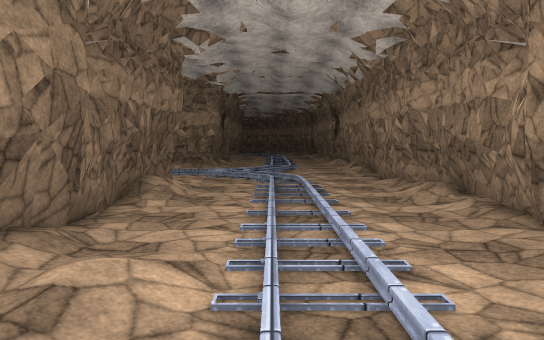
[1] (above)

18 first-person views from a walk through a Unity game level. The camera is 1.5 m above the floor, tilts 4° down and sees 70° across. The floor is counted in squares, 2 m on a side. Each view is taken from the middle of a square. On the plan, view 1 faces up. The plan holds only what a view shows up to about 12 squares ahead; the rest is blank. The place goes on beyond the plan. The player is left out. Some animated figures are left out. Surface patterns are stand-ins for the level's own textures.

[2]
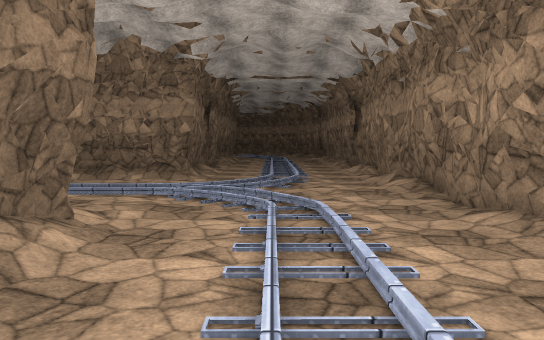

[3]
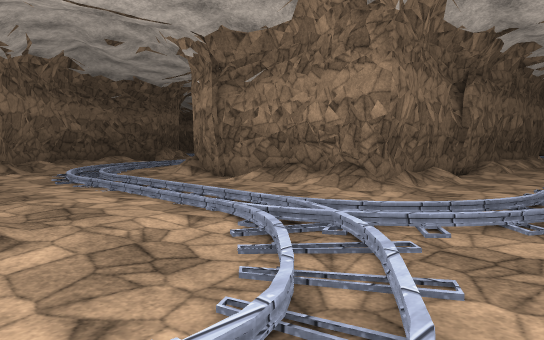

[4]
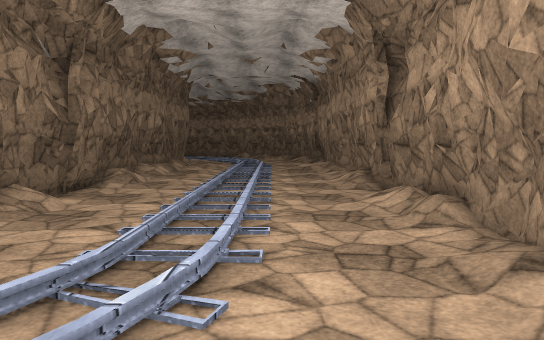

[5]
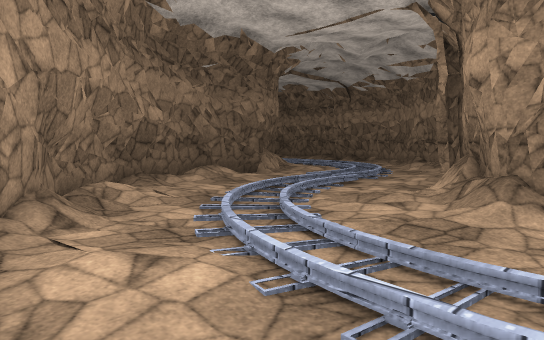

[6]
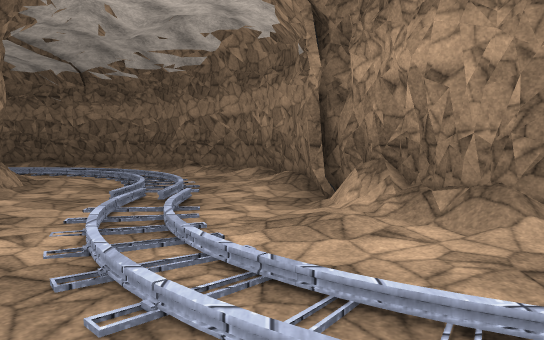

[7]
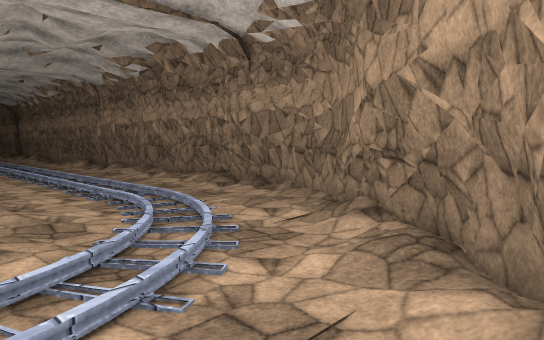

[8]
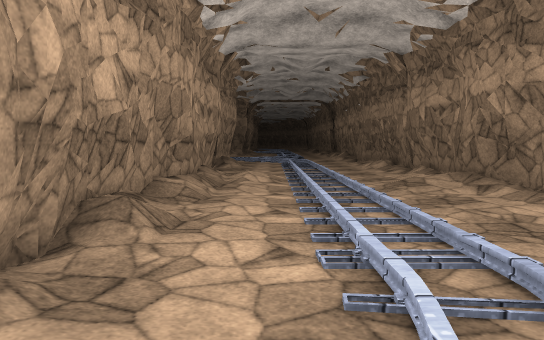

[9]
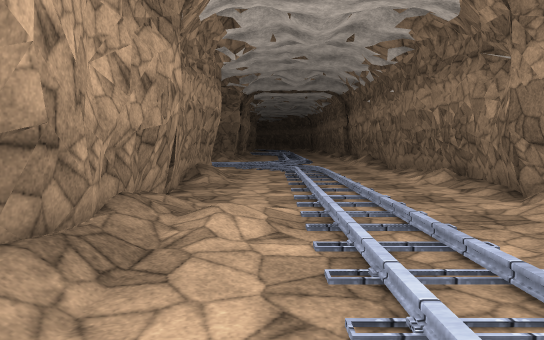

[10]
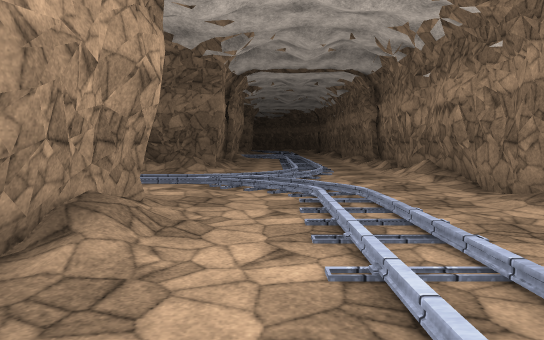

[11]
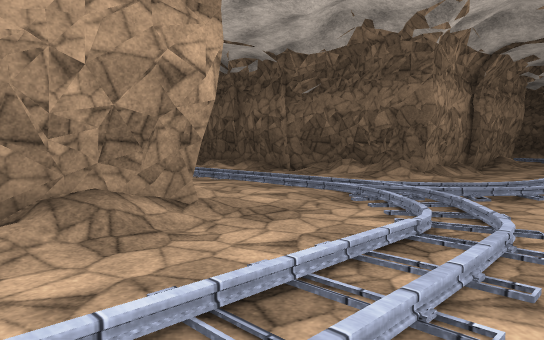

[12]
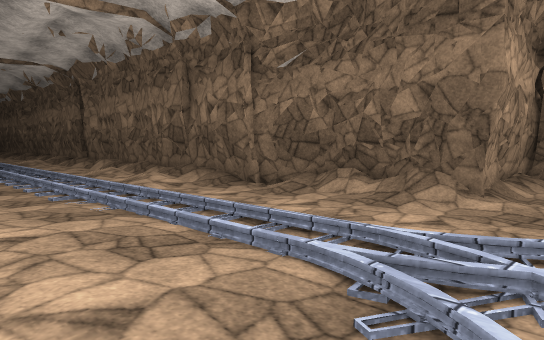

[13]
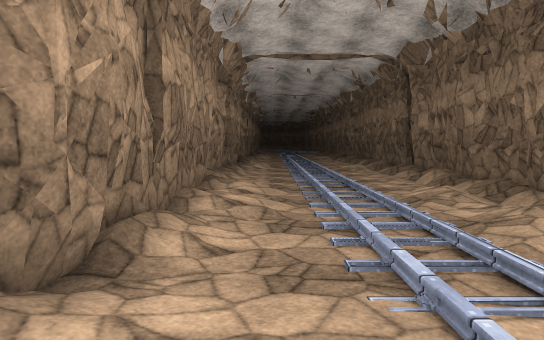

[14]
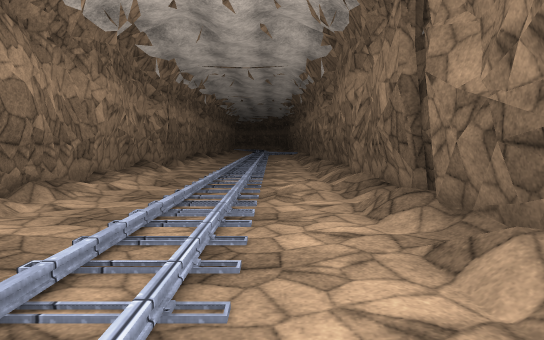

[15]
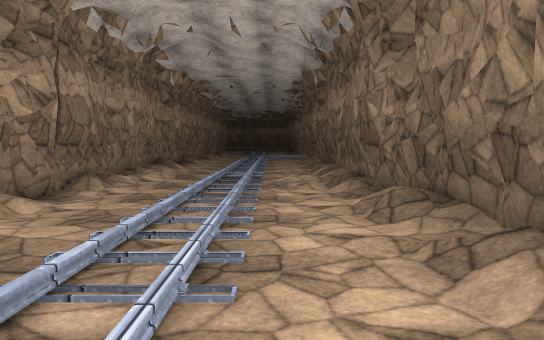

[16]
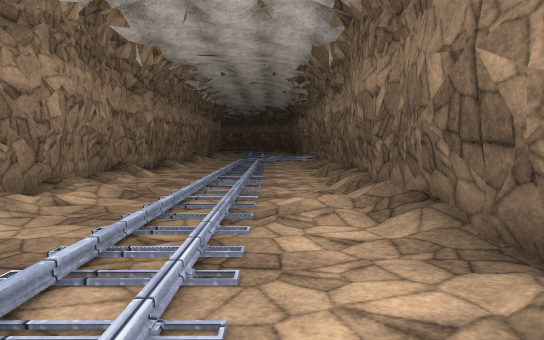

[17]
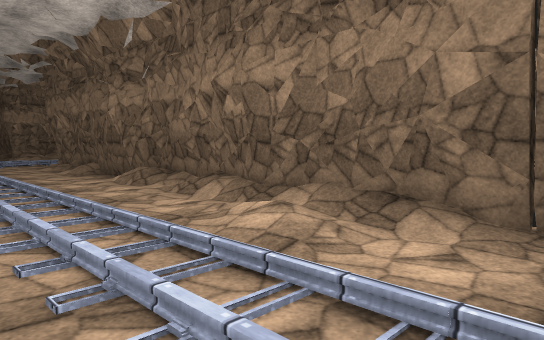

[18]
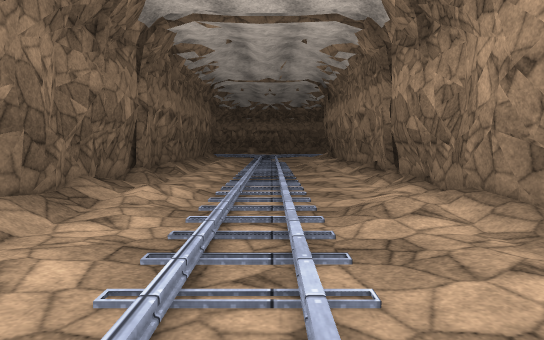

### Floor plan
Key: @ floor where view 1 was taken; # wall or solid block; . main floor; : floor 0.25 m higher than the main floor; + floor 0.5 m higher than the main floor; / step, stairs or slope; = window, fence, low wall or low ledge.
Columns run from 37 left of view 1 to 3 right of it. Each row starts with its distance up from view 1.
 23    ##=#####=###=##=####            #:   #
 22    //.///.../.../:/../#####        #.:.:#
 21    .....................::##       #.:..#
 20     ....................../##      #.:..#
 19 ...........................:#      #.:..#
 18 /.........../...////./.:....##     #.:..#
 17 ######....:#############:.../#     #.:..#
 16      #...:/            ##....#     #.:..#
 15      #....:             #....##    #.:..#
 14      #....#             #..../######.:..#
 13      =....#             #...../#..:.....#
 12      #:...#             ##..............#
 11      #...:#              #+.............#
 10      #:...#              ###.:.......:..#
  9      #/..:##                  ...::.....#
  8      #/.../#                       #.:..#
  7      #....:#                       #.:..#
  6      #/.../#                       #.:..#
  5      #....##                       #.:..#
  4      #:...#                        #.:..#
  3      #...:##                       #.:..
  2      #....:#                        ::.:
  1      #....:#                         :.
  0      #/.../#                         @
 -1      #.....#
 -2      #....##
 -3      =....#
 -4      #:...#
 -5      #/...##
 -6      #....:#
 -7      #....:#
 -8      #/.../#
 -9      #..../#
-10      #.. ..#
-11      #.. ./#

Positions as (right, up) in squares from view 1, and headings:
1: (0, 0), facing up
2: (0, 4), facing up
3: (1, 8), facing up-left
4: (1, 11), facing up
5: (-6, 9), facing up-left
6: (-9, 10), facing up
7: (-9, 17), facing up-left
8: (-13, 19), facing left
9: (-17, 19), facing left
10: (-22, 19), facing left
11: (-24, 21), facing down-left
12: (-27, 19), facing down-left
13: (-28, 16), facing down
14: (-30, 10), facing down
15: (-30, 4), facing down
16: (-30, 1), facing down
17: (-28, -1), facing down-left
18: (-29, -1), facing up
